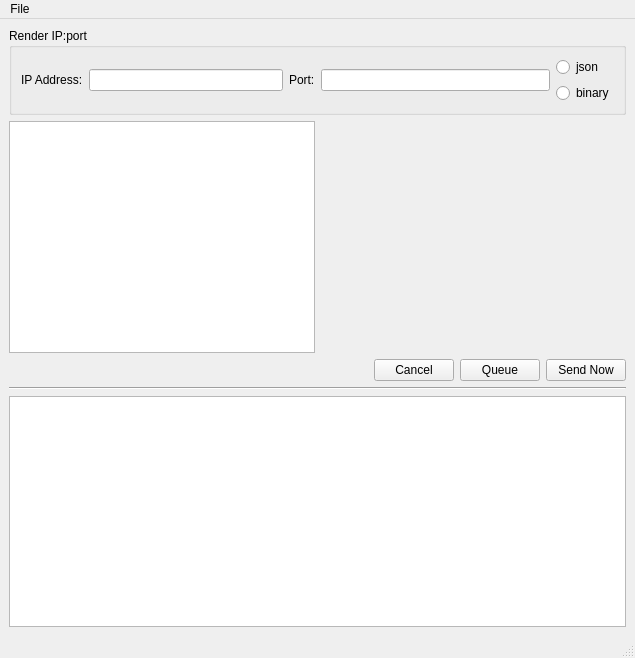
<?xml version="1.0" encoding="UTF-8"?>
<ui version="4.0">
 <class>RCliMainWindowForm</class>
 <widget class="QMainWindow" name="RCliMainWindowForm">
  <property name="geometry">
   <rect>
    <x>0</x>
    <y>0</y>
    <width>635</width>
    <height>658</height>
   </rect>
  </property>
  <property name="windowTitle">
   <string>MainWindow</string>
  </property>
  <widget class="QWidget" name="centralwidget">
   <layout class="QVBoxLayout" name="verticalLayout_3">
    <item>
     <widget class="QGroupBox" name="groupBox">
      <property name="title">
       <string>Render IP:port</string>
      </property>
      <layout class="QHBoxLayout" name="horizontalLayout_4">
       <item>
        <layout class="QHBoxLayout" name="horizontalLayout">
         <item>
          <widget class="QLabel" name="label">
           <property name="text">
            <string>IP Address:</string>
           </property>
          </widget>
         </item>
         <item>
          <widget class="QLineEdit" name="lineeditIPAddress"/>
         </item>
        </layout>
       </item>
       <item>
        <layout class="QHBoxLayout" name="horizontalLayout_2">
         <item>
          <widget class="QLabel" name="label_2">
           <property name="text">
            <string>Port:</string>
           </property>
          </widget>
         </item>
         <item>
          <widget class="QLineEdit" name="lineeditPort"/>
         </item>
        </layout>
       </item>
       <item>
        <layout class="QVBoxLayout" name="verticalLayout_2">
         <item>
          <widget class="QRadioButton" name="rbJS">
           <property name="text">
            <string>json</string>
           </property>
          </widget>
         </item>
         <item>
          <widget class="QRadioButton" name="rbBinary">
           <property name="text">
            <string>binary</string>
           </property>
          </widget>
         </item>
        </layout>
       </item>
      </layout>
     </widget>
    </item>
    <item>
     <layout class="QHBoxLayout" name="horizontalLayout_3">
      <item>
       <widget class="QListView" name="lvCommands"/>
      </item>
      <item>
       <widget class="QStackedWidget" name="stackEditors">
        <widget class="QWidget" name="page"/>
        <widget class="QWidget" name="page_2"/>
       </widget>
      </item>
     </layout>
    </item>
    <item>
     <layout class="QHBoxLayout" name="horizontalLayout_7">
      <item>
       <spacer name="horizontalSpacer_3">
        <property name="orientation">
         <enum>Qt::Horizontal</enum>
        </property>
        <property name="sizeHint" stdset="0">
         <size>
          <width>40</width>
          <height>20</height>
         </size>
        </property>
       </spacer>
      </item>
      <item>
       <widget class="QPushButton" name="pbCancel">
        <property name="text">
         <string>Cancel</string>
        </property>
       </widget>
      </item>
      <item>
       <widget class="QPushButton" name="pbQueue">
        <property name="text">
         <string>Queue</string>
        </property>
       </widget>
      </item>
      <item>
       <widget class="QPushButton" name="pbSendNow">
        <property name="text">
         <string>Send Now</string>
        </property>
       </widget>
      </item>
     </layout>
    </item>
    <item>
     <widget class="Line" name="line">
      <property name="orientation">
       <enum>Qt::Horizontal</enum>
      </property>
     </widget>
    </item>
    <item>
     <widget class="QListView" name="lvQueue"/>
    </item>
   </layout>
  </widget>
  <widget class="QMenuBar" name="menubar">
   <property name="geometry">
    <rect>
     <x>0</x>
     <y>0</y>
     <width>635</width>
     <height>25</height>
    </rect>
   </property>
   <widget class="QMenu" name="menuFile">
    <property name="title">
     <string>File</string>
    </property>
    <addaction name="actionOpen"/>
    <addaction name="actionExport"/>
    <addaction name="actionExit"/>
   </widget>
   <addaction name="menuFile"/>
  </widget>
  <widget class="QStatusBar" name="statusbar"/>
  <action name="actionOpen">
   <property name="text">
    <string>Open</string>
   </property>
  </action>
  <action name="actionExport">
   <property name="text">
    <string>Export</string>
   </property>
  </action>
  <action name="actionExit">
   <property name="text">
    <string>Exit</string>
   </property>
  </action>
 </widget>
 <resources/>
 <connections/>
</ui>
